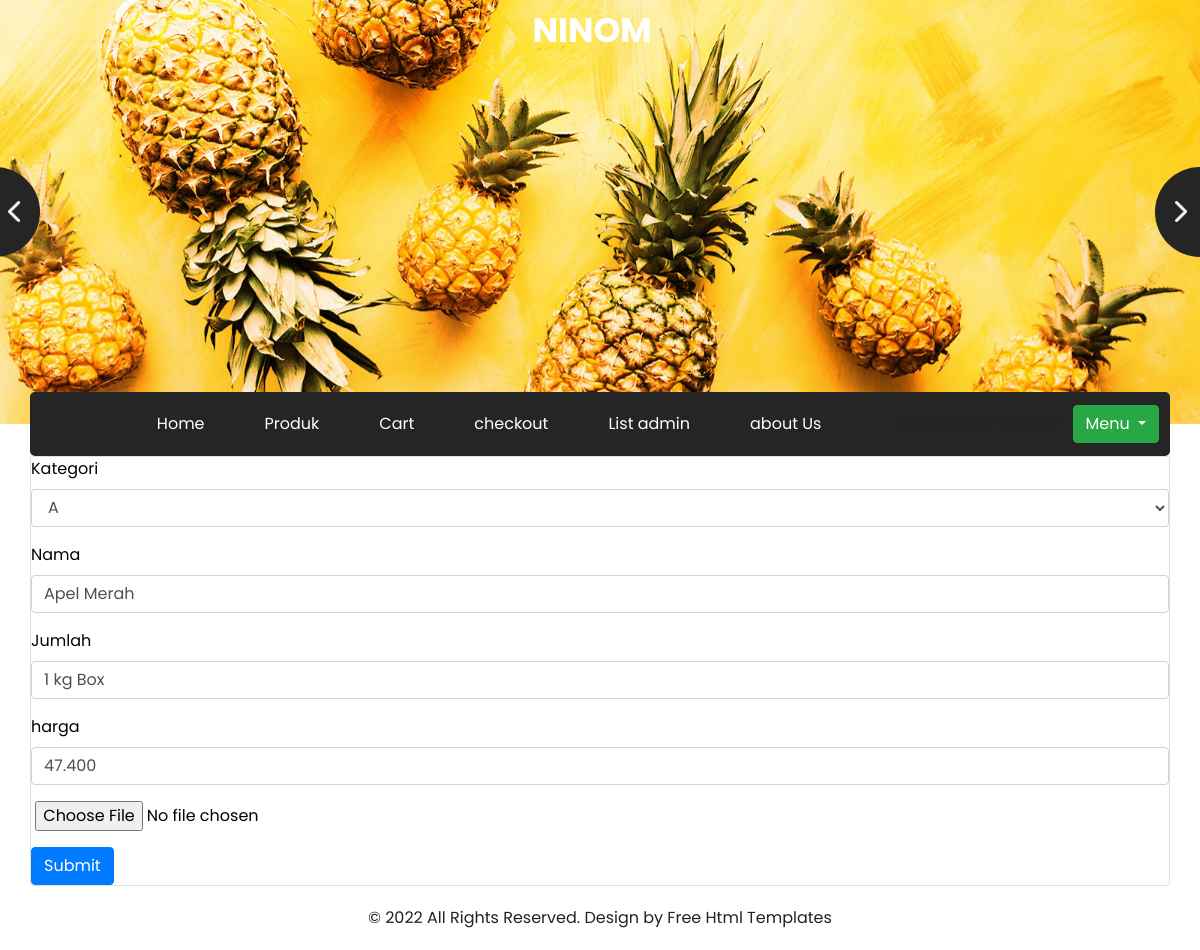
Screenshot of /buah/update/52 (signed in) with the database file from the repository.
### buah/models.py (models this page shows, shortened)
class Produk(models.Model):
    nama   = models.CharField(max_length=100, null=True)
    kategori       = models.ForeignKey(Kategori, on_delete=models.CASCADE, blank=True,null=True)
    harga  = models.CharField(max_length=100, null=True)
    jumlah = models.CharField(max_length=100, null=True)
    image  = models.ImageField(null=True, blank=True)
    class Meta:
        verbose_name_plural = "Produk"

### buah/views.py (the view, shortened to what this page needs)
# urls.py: path('update/<int:id>', buah_update,name='buah_update'),
def buah_update(request ,id ):
    template_name = 'back/buah_add.html'
    kategori = Kategori.objects.all()
    get_produk = Produk.objects.get(id=id)
    context = {
        'title':'my home',
        'kategori'   :kategori,
        'get_produk' : get_produk,
    }
    return render(request, template_name, context)

### templates/back/buah_add.html (shortened to what this page needs)
{% extends "front/base.html" %}
{% load static %}
{% block konten %}
    <div class="container">
        <div class="card">
            <div class="body">
                <form method="POST">
                    <div class="mb-3">
                      <label  class="form-label">Kategori</label>
                      <select name="kategori" id="" class="form-control">
                        {% for kategori in kategori   %}
                            {% if get_produk.kategori == kategori %}
                                <option value="{{ kategori.nama }}" selected="selected">{{kategori.nama}}</option>
                            {% else %}
                                <option value="{{ kategori.nama }}" >{{kategori.nama}}</option>
                            {% endif %}
                        {% endfor %}
                      </select>
                    </div>
                    <div class="mb-3">
                      <label for="exampleInputPassword1" class="form-label">Nama</label>
                      <input type="text" class="form-control" name="nama" value ="{{get_produk.nama}}">
                    </div>
                    <div class="mb-3">
                      <label for="exampleInputPassword1" class="form-label">Jumlah</label>
                      <input type="text" class="form-control" name="jumlah" value ="{{get_produk.jumlah}}">
                    </div>
                    <div class="mb-3">
                      <label for="exampleInputPassword1" class="form-label">harga</label>
                      <input type="text" class="form-control" name="harga" value ="{{get_produk.harga}}">
                    </div>
                    <p class="image_upload">
                      <input type="file" name="userImage" id="userImage">
                    </p>
                    <button type="submit" class="btn btn-primary">Submit</button>
                  </form>
                </div>
            </div>
        </div>
{% endblock konten %}

### static/style/css/style.css (style rules this page uses)
body { font-family: "Poppins", sans-serif; color: #040000; background-color: #ffffff; }
.btn, .btn:focus { outline: none !important; -webkit-box-shadow: none; box-shadow: none; }

### static/style/css/responsive.css (style rules this page uses)
@media (min-width: 1200px) { .container { max-width: 1170px; } }

### rows the page displays
Produk: nama "Apel Merah", jumlah "1 kg Box", harga "47.400"

### other values shown
form field kategori "A"
